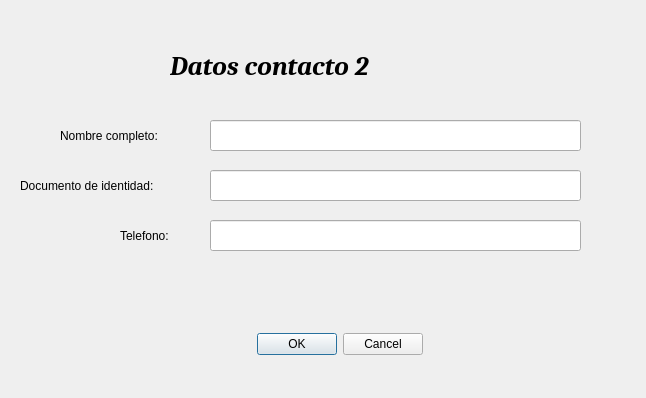
<?xml version="1.0" encoding="UTF-8"?>
<ui version="4.0">
 <class>Dialog</class>
 <widget class="QDialog" name="Dialog">
  <property name="geometry">
   <rect>
    <x>0</x>
    <y>0</y>
    <width>646</width>
    <height>398</height>
   </rect>
  </property>
  <property name="windowTitle">
   <string>Dialog</string>
  </property>
  <widget class="QDialogButtonBox" name="mod_cont2">
   <property name="geometry">
    <rect>
     <x>230</x>
     <y>330</y>
     <width>193</width>
     <height>28</height>
    </rect>
   </property>
   <property name="standardButtons">
    <set>QDialogButtonBox::Cancel|QDialogButtonBox::Ok</set>
   </property>
  </widget>
  <widget class="QLabel" name="label_15">
   <property name="geometry">
    <rect>
     <x>170</x>
     <y>40</y>
     <width>271</width>
     <height>51</height>
    </rect>
   </property>
   <property name="font">
    <font>
     <family>Cambria</family>
     <pointsize>20</pointsize>
     <weight>75</weight>
     <italic>true</italic>
     <bold>true</bold>
    </font>
   </property>
   <property name="text">
    <string>Datos contacto 2</string>
   </property>
  </widget>
  <widget class="QLabel" name="label_5">
   <property name="geometry">
    <rect>
     <x>120</x>
     <y>220</y>
     <width>61</width>
     <height>31</height>
    </rect>
   </property>
   <property name="font">
    <font>
     <pointsize>9</pointsize>
    </font>
   </property>
   <property name="layoutDirection">
    <enum>Qt::LeftToRight</enum>
   </property>
   <property name="text">
    <string>Telefono: </string>
   </property>
  </widget>
  <widget class="QLabel" name="label_7">
   <property name="geometry">
    <rect>
     <x>60</x>
     <y>120</y>
     <width>121</width>
     <height>31</height>
    </rect>
   </property>
   <property name="font">
    <font>
     <pointsize>9</pointsize>
    </font>
   </property>
   <property name="text">
    <string>Nombre completo:</string>
   </property>
  </widget>
  <widget class="QLineEdit" name="doc_cont2">
   <property name="geometry">
    <rect>
     <x>210</x>
     <y>170</y>
     <width>371</width>
     <height>31</height>
    </rect>
   </property>
   <property name="text">
    <string/>
   </property>
  </widget>
  <widget class="QLineEdit" name="tel_cont2_2">
   <property name="geometry">
    <rect>
     <x>210</x>
     <y>220</y>
     <width>371</width>
     <height>31</height>
    </rect>
   </property>
   <property name="text">
    <string/>
   </property>
  </widget>
  <widget class="QLabel" name="label_6">
   <property name="geometry">
    <rect>
     <x>20</x>
     <y>170</y>
     <width>171</width>
     <height>31</height>
    </rect>
   </property>
   <property name="font">
    <font>
     <pointsize>9</pointsize>
    </font>
   </property>
   <property name="text">
    <string>Documento de identidad:</string>
   </property>
  </widget>
  <widget class="QLineEdit" name="name_cont2">
   <property name="geometry">
    <rect>
     <x>210</x>
     <y>120</y>
     <width>371</width>
     <height>31</height>
    </rect>
   </property>
   <property name="text">
    <string/>
   </property>
  </widget>
 </widget>
 <resources/>
 <connections/>
</ui>
